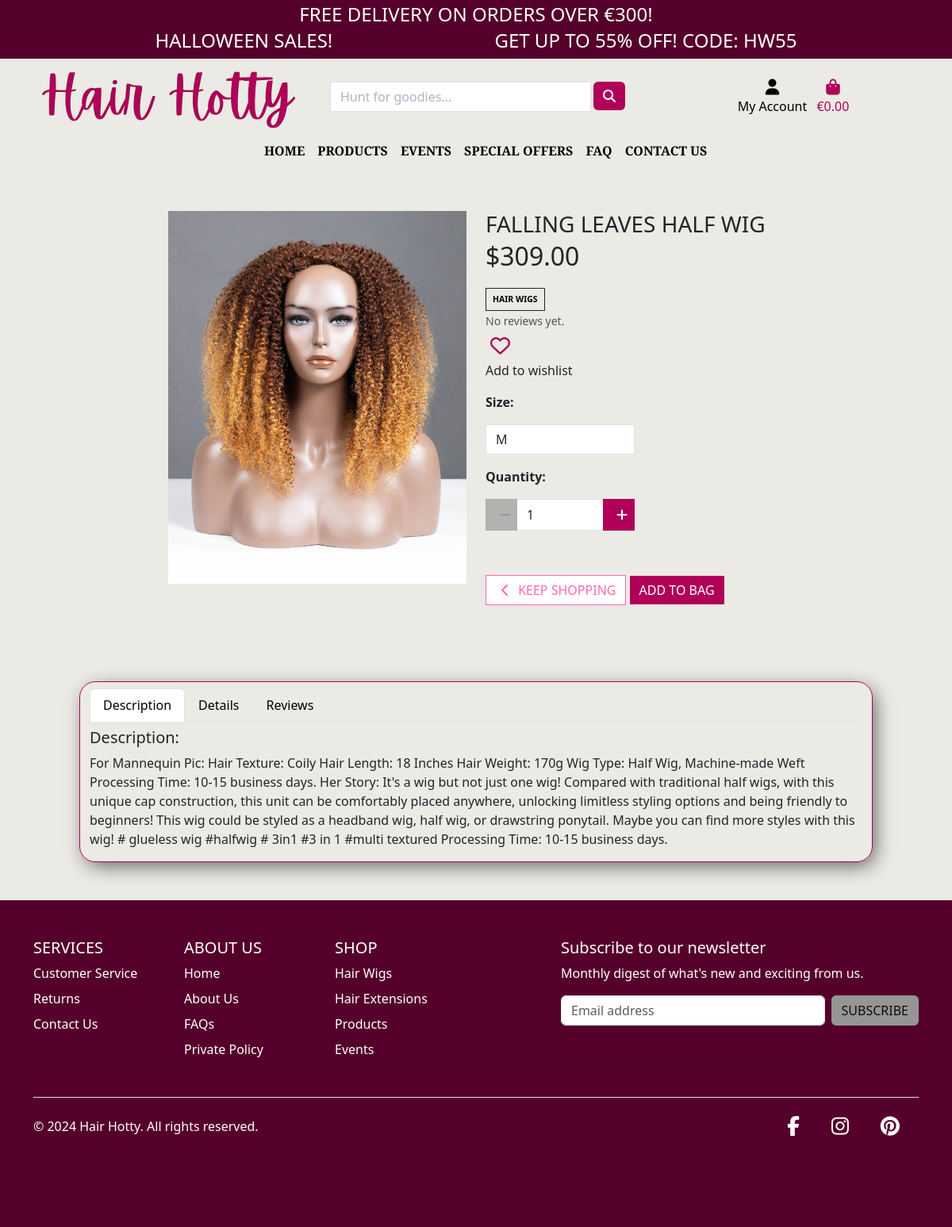
Before: /products/77fed194-210d-4617-9a1c-aeff6e2b089d/ with the older database file.
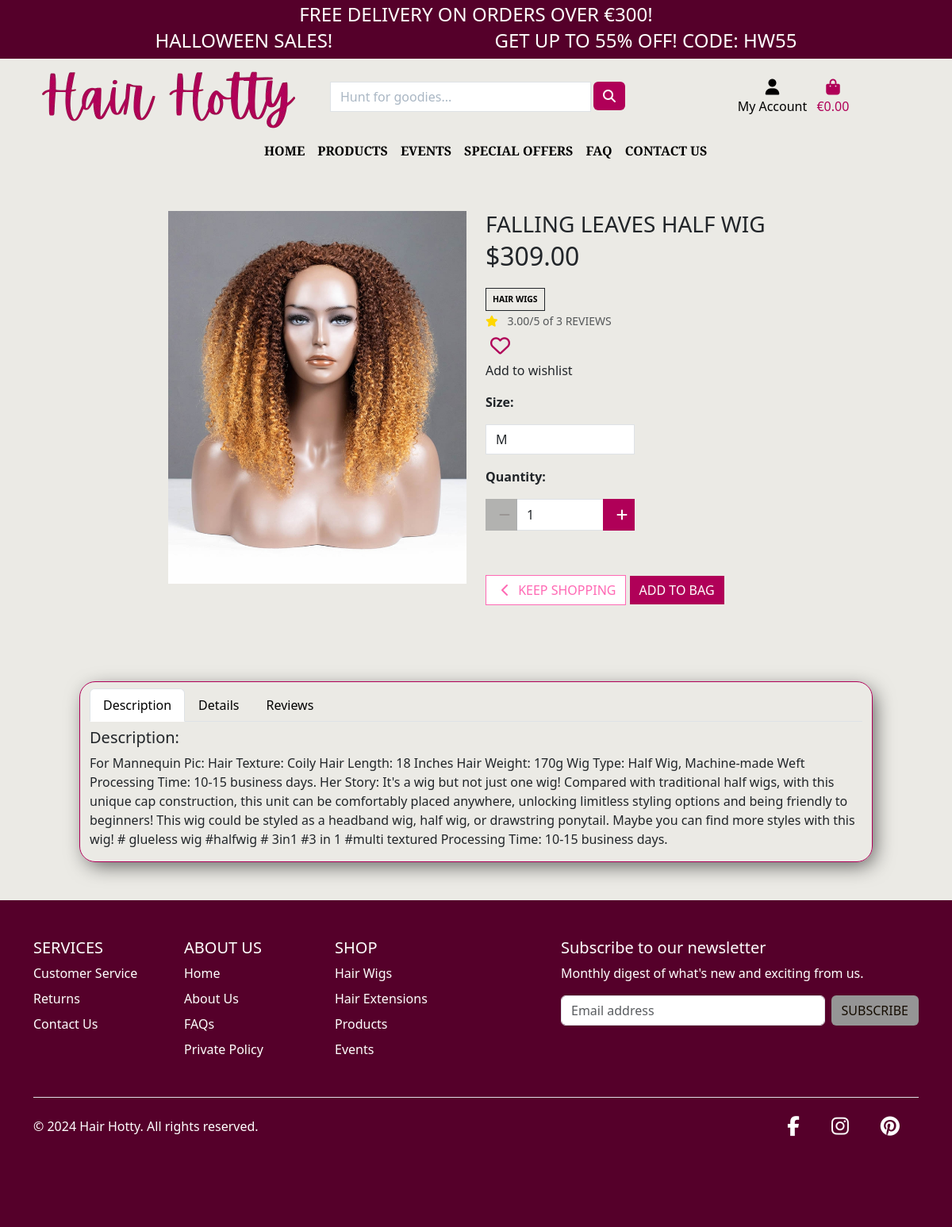
After: the same page with the newer database file.
### products/models.py (models this page shows, shortened)
class Product(models.Model):
    category = models.ForeignKey('Category', null=True, blank=True, on_delete=models.SET_NULL)
    id = models.UUIDField(default=uuid.uuid4, unique=True, primary_key=True, editable=False)
    name = models.CharField(max_length=254)
    description = models.TextField()
    has_sizes = models.BooleanField(default=False,null=True, blank=True)
    price = models.DecimalField(max_digits=6, decimal_places=2)
    rating = models.DecimalField(max_digits=6, decimal_places=2, null=True, blank=True)
    image_url = models.URLField(max_length=1024, null=True, blank=True)
    image = models.ImageField(null=True, blank=True)

class Category(models.Model):
    class Meta:
        verbose_name_plural = 'Categories'
    name = models.CharField(max_length=254)
    friendly_name = models.CharField(max_length=254, null=True, blank=True)

### products/views.py (the view)
# urls.py: path('<uuid:product_id>/', views.product_detail, name='product_detail'),
def product_detail(request, product_id):
    wishlist = False
    user_review = None
    product = get_object_or_404(Product, pk=product_id)
    if request.user.is_authenticated:
        profile = request.user.userprofile
        user_review = Review.objects.filter(product=product, user=profile).first()
        if Wishlist.objects.filter(user=profile, product=product).exists():
            wishlist = True
    review_form = ReviewForm()
    reviews = Review.objects.all().filter(
        product=product).order_by('-created_on')
    review_count = reviews.count()
    context = {
        'product': product,
        'reviews': reviews,
        'wishlist': wishlist,
        'review_form' : review_form,
        'user_review' : user_review,
        'review_count' : review_count,
    }
    return render(request, 'products/product_detail.html', context)

### products/templates/products/product_detail.html (shortened to what this page needs)
{% extends 'base.html' %}
{% load static %}
{% block content %}
<div class="container-fluid">
    <div class="row">
        <div class="col-12 col-md-6 col-lg-4 offset-lg-2">
            <div class="image-container my-5">
                {% if product.image %}
                    <a href="{{ product.image.url }}" target="_blank">
                        <img class="card-img-top img-fluid" src="{{ product.image.url }}" alt="{{ product.name }}">
                    </a>
                    {% else %}
                    <a href="">
                        <img class="card-img-top img-fluid" src="{{ MEDIA_URL }}noimage.png" alt="{{ product.name }}">
                    </a>
                {% endif %}
            </div>
        </div>
        <div class="col-12 col-md-6 col-lg-4">
            <div class="product-details-container mb-5 mt-md-5">
                <h3 class="mb-0 logo-font">{{ product.name }}</h3>
                <p class="text-left .weight-semibold" style="font-size: 2rem;">${{ product.price }}</p>
                {% if product.category %}
                <p class="small mt-1 mb-0">
                    <a href="{% url 'products' %}?category={{ product.category.name }}" class="category-badge  d-flex text-decoration-none align-items-center">
                        <span class="p-2 weight-semibold text-uppercase badge badge-white text-black rounded-0 border border-dark">{{ product.category.friendly_name }}</span>
                    </a>
                </p>
                {% endif %}
                {% if review_count %}
                    <small class="text-muted">
                        <i class="fas fa-star me-2 fa-solid" style="color:gold"></i>
                        {{ product.rating }}/5 of {{ review_count }} REVIEW{% if review_count != 1 %}S{% endif %}
                    </small>
                {% else %}
                    <small class="text-muted">No reviews yet.</small>
                {% endif %}
                <div class="row">
                    <div class="col-12">
                        <form class="product-links" method="POST" action="{% url 'wishlist_add' product.id %}">
                            {% if wishlist %}
                            <button type="submit" class="wishlist" name="wishlist" value="submit" aria-label="remove from wishlist"><i
                                    class="fa-solid fa-heart"></i></button>
                            <p>Added to wishlist</p>
                            {% else %}
                            <button type="submit" class="wishlist" name="wishlist" value="submit" aria-label="add to wishlist"><i
                                    class="fa-regular fa-heart fa-flip"></i></button>
                            <p>Add to wishlist</p>
                            {% endif %}
                        </form>
                    </div>
                </div>
                <form class="form" action="{% url 'add_to_bag' product.id %}" method="POST">
                    <div class="form-row">
                        {% with product.has_sizes as s %}
                        {% if s %}
                            <div class="col-12">
                                <p><strong>Size:</strong></p>
                                <select class="form-control rounded-0 w-50" name="product_size" id='id_product_size'>
                                    <option value="m" selected>M</option>
                                </select>
                            </div>
                        {% endif %}
                        <div class="col-12">
                            <p class="mt-3"><strong>Quantity:</strong></p>
                            <div class="form-group w-50">
                                <div class="input-group input-group-{{ product.id }}">
                                    <div class="input-group-prepend">
                                        <button class="decrement-qty btn btn-cordovan rounded-0 decrement-qty_{{ product.id }}"
                                            data-item_id="{{ product.id }}">
                                            <span class="icon">
                                                <i class="fas fa-minus"></i>
                                            </span>
                                        </button>
                                    </div>
                                    <input class="form-control qty_input id_qty_{{ product.id }}" type="number"
                                        name="quantity" value="1" min="1" max="99"
                                        data-item_id="{{ product.id }}">
                                    <div class="input-group-append">
                                        <button class="increment-qty btn btn-cordovan rounded-0 increment-qty_{{ product.id }}"
                                            data-item_id="{{ product.id }}">
                                            <span class="icon">
                                                <i class="fas fa-plus"></i>
                                            </span>
                                        </button>
                                    </div>
                                </div>
                            </div>
                        </div>
                        <div class="col{% if s %}-12 mt-2{% endif %}">
                            <a href="{% url 'products' %}" class="btn btn-outline-cordovan rounded-0 mt-5">
                                <span class="icon">
                                    <i class="fas fa-chevron-left"></i>
                                </span>
                                <span class="text-uppercase">Keep Shopping</span>
                            </a>
                            <input type="submit" class="btn btn-cordovan rounded-0 text-uppercase mt-5" value="Add to Bag">
                        </div>
                        {% endwith %}
                    </div>
                </form>
            </div>
        </div>
    </div>
</div>
<section>
    <div class="container-fluid my-5" style="max-width: 1400px;">
        <div class="row d-flex justify-content-center">
            <div class="col-12 col-md-10 custom-border product-details">
                <ul class="nav nav-tabs pt-2" role="tablist">
                    <li class="nav-item">
                        <a href="#description" class="nav-link text-black active" data-bs-toggle="tab" aria-current="page"
                            aria-selected="true" role="tab">Description</a>
                    </li>
                    <li class="nav-item">
                        <a class="nav-link text-black" data-bs-toggle="tab" data-bs-target="#details">Details</a>
                    </li>
                    <li class="nav-item">
                        <a class="nav-link text-black" data-bs-toggle="tab" data-bs-target="#reviews">Reviews</a>
                    </li>
                </ul>
                <div class="tab-content">
                    <div id="description" class="tab-pane fade show active">
                        <h5 class="my-2">Description:</h5>
                        <p>{{ product.description }}</p>
                    </div>
                </div>
            </div>
        </div>
    </div>
</section>
{% endblock %}

Changed rows visible on the page:
changed Product "FALLING LEAVES HALF WIG": rating (not shown) → "3.00"
Other visible differences:
{{ review_count }}: (not shown) → "3"
text no longer shown: "No reviews yet."
text now shown: "/5 of REVIEW S"
